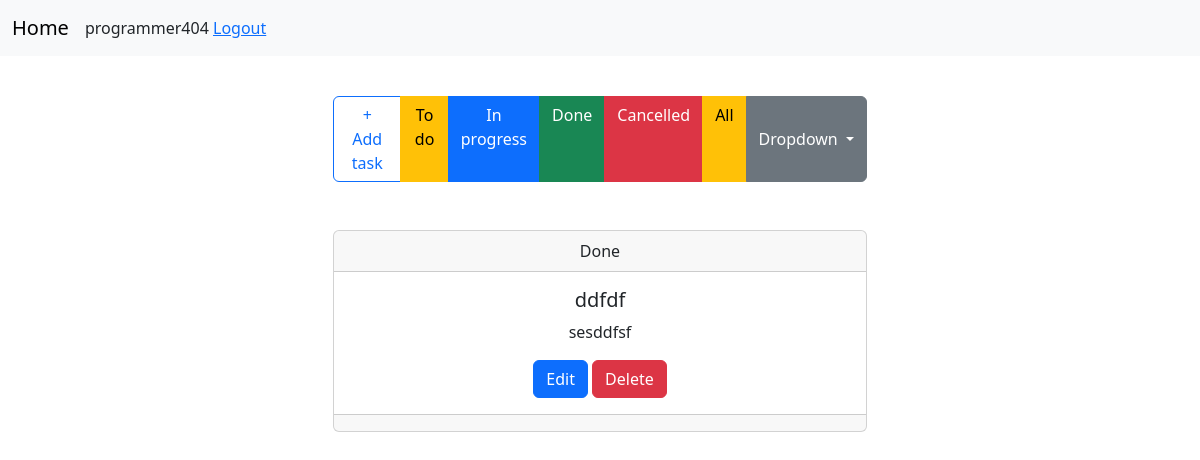
/?f=Done (signed in), run on the app's committed database.
### task/models.py (models this page shows)
class Task(models.Model):
    STATUS = (
        ('Todo', 'Todo'),
        ('In progress', 'In progress'),
        ('Done', 'Done'),
        ('Cancelled', 'Cancelled')
    )
    user = models.ForeignKey('auth.User', models.CASCADE)
    title = models.CharField(max_length=221, db_index=True)
    created_date = models.DateTimeField(auto_now_add=True)
    content = models.TextField(blank=True, null=True)
    status = models.CharField(choices=STATUS, max_length=20, default='Todo')

### task/views.py (the view)
# urls.py: path('', index, name='index'),
@login_required
def index(request):
    tasks = Task.objects.filter(user=request.user).order_by('-id').all()
    status = request.GET.get('f')
    if status:
        tasks = tasks.filter(status__contains=status)
    ctx = {
        'tasks': tasks
    }
    return render(request, 'task/index.html', ctx)

### templates/task/index.html (shortened to what this page needs)
{% extends 'base.html' %}
{% block content %}
    <div class="container text-center mt-4">
        <div class="row">
            <div class="col-md-6 offset-md-3">
                <div class="btn-group" role="group" aria-label="Button group with nested dropdown">
                    <a href="{% url 'task:create' %}" class="btn btn-outline-primary mr-6" type="submit"
                       id="button-addon2">+ Add task</a>
                    <a href="/?f=Todo" type="button" class="btn btn-warning">To do</a>
                    <a href="/?f=In progress" type="button" class="btn btn-primary">In progress</a>
                    <a href="/?f=Done" type="button" class="btn btn-success">Done</a>
                    <a href="/?f=Cancelled" type="button" class="btn btn-danger">Cancelled</a>
                    <a href="/" type="button" class="btn btn-warning">All</a>
                    <div class="btn-group" role="group">
                        <button type="button" class="btn btn-secondary dropdown-toggle" data-bs-toggle="dropdown"
                                aria-expanded="false">
                            Dropdown
                        </button>
                    </div>
                </div>
                <ul class="list-group">
                    {% for task in tasks %}
                        <div class="todo-card mt-5">
                            <div class="card">
                                <div class="card-header">
                                    {{ task.status }}
                                </div>
                                <div class="card-body">
                                    <h5 class="card-title">{{ task.title }}</h5>
                                    <p class="card-text">{{ task.content }}</p>
                                    <a href="/edit/{{ task.id }}/" class="btn btn-primary">Edit</a>
                                    <a href="/delete/{{ task.id }}/" class="btn btn-danger">Delete</a>
                                </div>
                                <div class="card-footer text-muted d-flex">
                                </div>
                            </div>
                        </div>
                    {% endfor %}
                </ul>
            </div>
        </div>
    </div>
{% endblock %}

### templates/navbar.html (shortened to what this page needs)
<nav class="navbar navbar-expand-lg bg-body-tertiary">
    <div class="container-fluid">
        <a class="navbar-brand" href="/">Home</a>
        <div class="collapse navbar-collapse" id="navbarSupportedContent">
            <ul class="navbar-nav me-auto mb-2 mb-lg-0">
                <li class="nav-item">
                    <span>{{ request.user.username }}</span>
                    {% if request.user.is_authenticated %}
                        <span><a href="{% url 'task:logout' %}">Logout</a></span>
                    {% else %}
                        <span><a href="{% url 'task:login' %}">Login</a></span>
                    {% endif %}
                </li>
            </ul>
        </div>
    </div>
</nav>

### data on the page
Task: status "Done", title "ddfdf", content "sesddfsf"

### other printed values
{{ request.user.username }} "programmer404"
